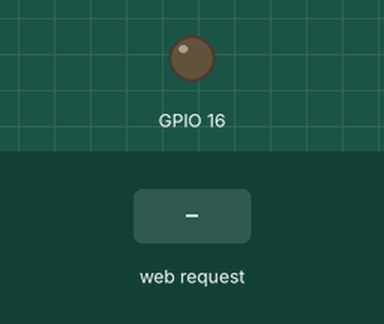
A sketch run on a simulated ESP8266 (NodeMCU). Parts: output pins drawn as LEDs (lit = HIGH). Inputs (shaded band) come from the test bench. WiFi joins after 1.5 s; servers stay silent unless stated; what the sketch prints to the serial monitor is not drawn.

Above: at 2.7 s.
2.8 s: HTTP request GET /off received
At 3.7 s:
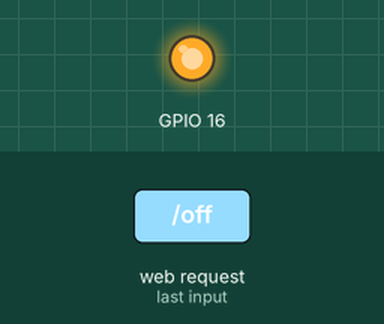
4.3 s: HTTP request GET /on received
At 4.8 s:
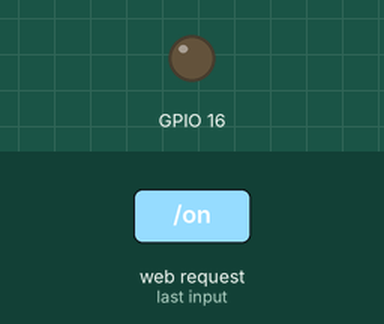
Timing chart, 0 to 7.3 s (numbered marks = the images above; inputs shaded):
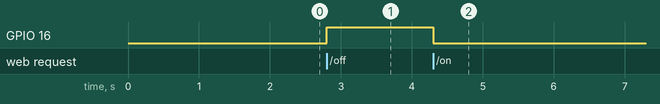

Measured:
- after the input at 2.8 s, GPIO 16: LOW → HIGH at once
- after the input at 4.3 s, GPIO 16: HIGH → LOW at once

The sketch:

WiFiWebServer1channelrelay.ino
```cpp
/*
    This sketch demonstrates how to set up a simple HTTP-like server.
    The server will set a GPIO pin depending on the request
      http://server_ip/gpio/0 will set the GPIO2 low,
      http://server_ip/gpio/1 will set the GPIO2 high
    server_ip is the IP address of the ESP8266 module, will be
    printed to Serial when the module is connected.
*/

#include <ESP8266WiFi.h>

const char* ssid = "kov";
const char* password = "castalano";

// Create an instance of the server
// specify the port to listen on as an argument
WiFiServer server(5000);

void setup() {
  Serial.begin(115200);
  delay(10);

  // prepare GPIO2
  pinMode(16, OUTPUT);
  digitalWrite(16, 0);

  // Connect to WiFi network
  Serial.println();
  Serial.println();
  Serial.print("Connecting to ");
  Serial.println(ssid);

  WiFi.mode(WIFI_STA);
  WiFi.begin(ssid, password);

  while (WiFi.status() != WL_CONNECTED) {
    delay(500);
    Serial.print(".");
  }
  Serial.println("");
  Serial.println("WiFi connected");

  // Start the server
  server.begin();
  Serial.println("Server started");

  // Print the IP address
  Serial.println(WiFi.localIP());
}

void loop() {
  // Check if a client has connected
  WiFiClient client = server.available();
  if (!client) {
    return;
  }

  // Wait until the client sends some data
  Serial.println("new client");
  while (!client.available()) {
    delay(1);
  }

  // Read the first line of the request
  String req = client.readStringUntil('\r');
  Serial.println(req);
  client.flush();

  // Match the request
  int val;
  if (req.indexOf("on") != -1) {
    val = 0;
  } else if (req.indexOf("off") != -1) {
    val = 1;
  } else {
    Serial.println("invalid request");
    client.stop();
    return;
  }

  // Set GPIO2 according to the request
  digitalWrite(16, val);

  client.flush();

  // Prepare the response
  String s = "HTTP/1.1 200 OK\r\nContent-Type: text/html\r\n\r\n<!DOCTYPE HTML>\r\n<html>\r\nGPIO is now ";
  s += (val) ? "high" : "low";
  s += "</html>\n";

  // Send the response to the client
  client.print(s);
  delay(1);
  Serial.println("Client disonnected");

  // The client will actually be disconnected
  // when the function returns and 'client' object is detroyed
}
```
